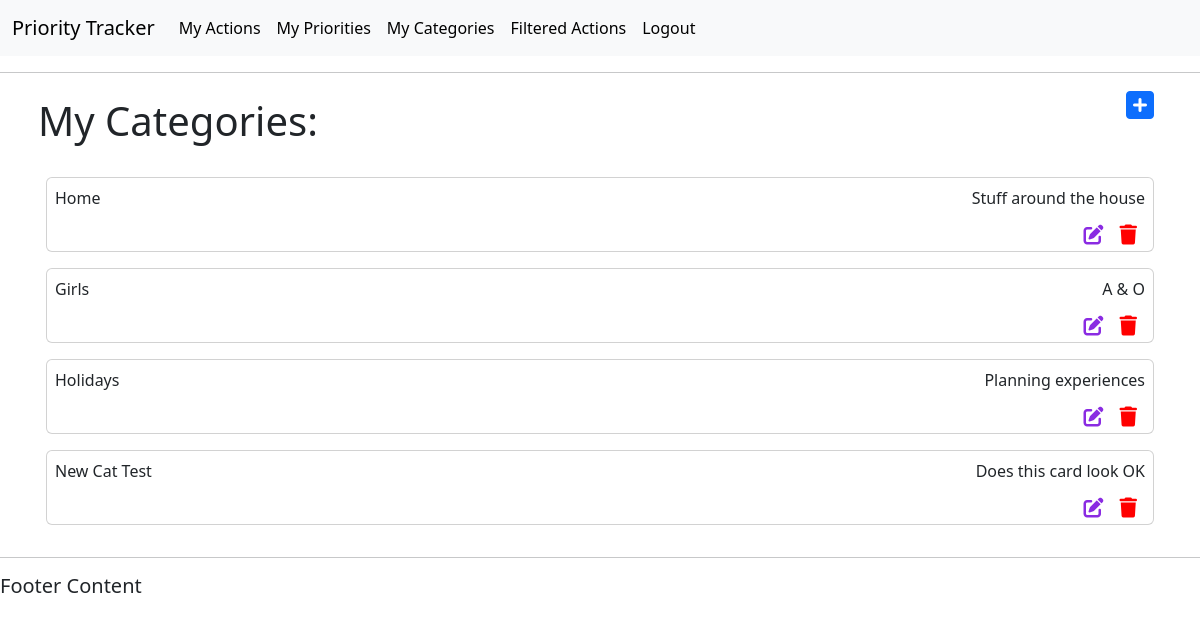
The page /categories/ (signed in) on the database as committed earlier.
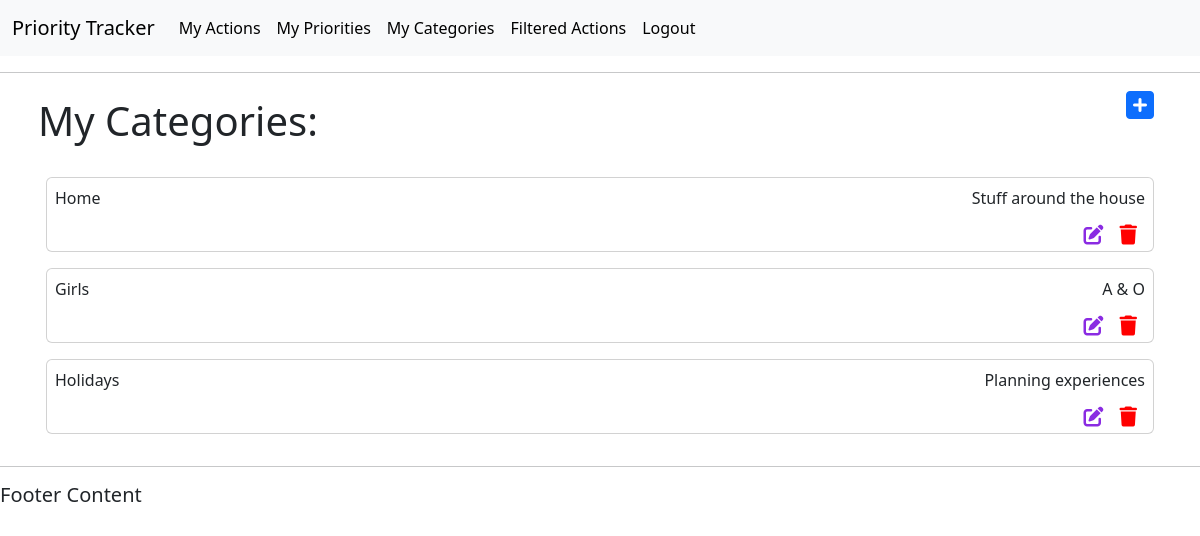
The same page on the database as committed later.
### actions/models.py (models this page shows, shortened)
class Category(models.Model):
    title = models.CharField(max_length=50, null=False, blank=False)
    description = models.CharField(max_length=150)
    user = models.ForeignKey(
        settings.AUTH_USER_MODEL, on_delete=models.CASCADE, related_name="categories", null=True)

### actions/views.py (the view)
# urls.py: path('categories/', views.get_categories_list, name='get_categories_list'),
@login_required(login_url='login')
def get_categories_list(request):
    categories = Category.objects.all()
    context = {
        "categories": categories
    }
    return render(request, 'actions/categories_list.html', context)

### actions/templates/actions/categories_list.html (shortened to what this page needs)
{% extends 'actions/main.html' %}
{% block content %}
<body>
    <div class="container d-flex p-2 justify-content-between flex-row bd-highlight">
        <h1>My Categories:</h1>
        <a class="fa-solid fa-2xl p-2 fa-square-plus" role="button" href="/add-category/"></a>
    </div>
    <div class="container d-flex p-2 flex-column bd-highlight">
    {% for category in user.categories.all %}
    <div class="d-flex p-2 flex-column bd-highlight">
        <div class="p-2 card bd-highlight">
            <div class="d-flex justify-content-between flex-row bd-highlight">
                <p class="bd-highlight">{{ category.title }}</p>
                <p class="bd-highlight">{{ category.description }}</p>
            </div>
            <div class="icon-outer-container">
                <div class="icon-container d-flex justify-content-end">
                    <div class="d-flex justify-content-end col-12">
                        <a class="fa-solid fa-lg p-2 fa-pen-to-square" role="button" href="{% url 'update_category' category.id %}"></a>
                        <a class="fa-solid fa-lg p-2 fa-trash" role="button" href="{% url 'delete_category' category.id %}"></a>
                    </div>
                </div>
            </div>
        </div>
    </div>
        {% endfor %}
    </div>
</body>
{% endblock %}

Rows that differ between the two databases and show on the page:
removed Category: title "New Cat Test", description "Does this card look OK"
